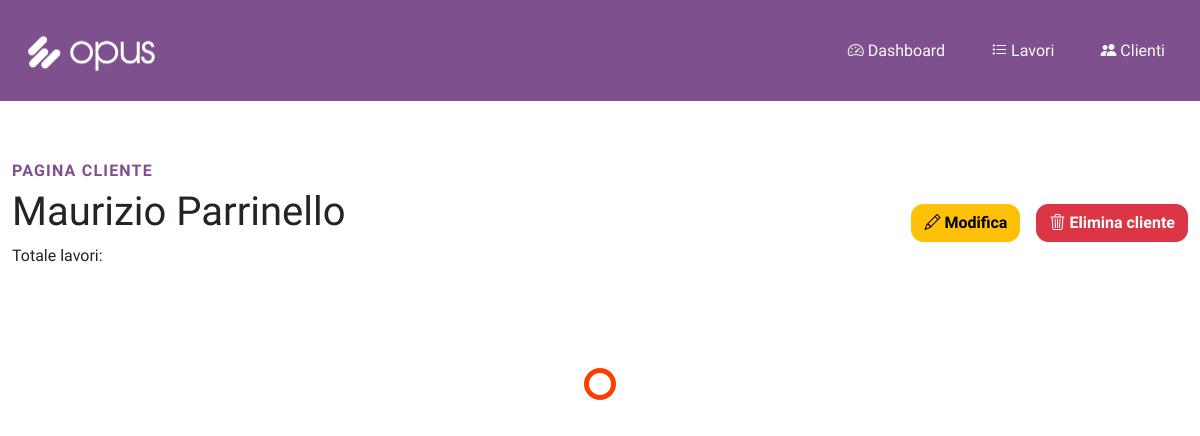
The app's page /clienti/2, older data.
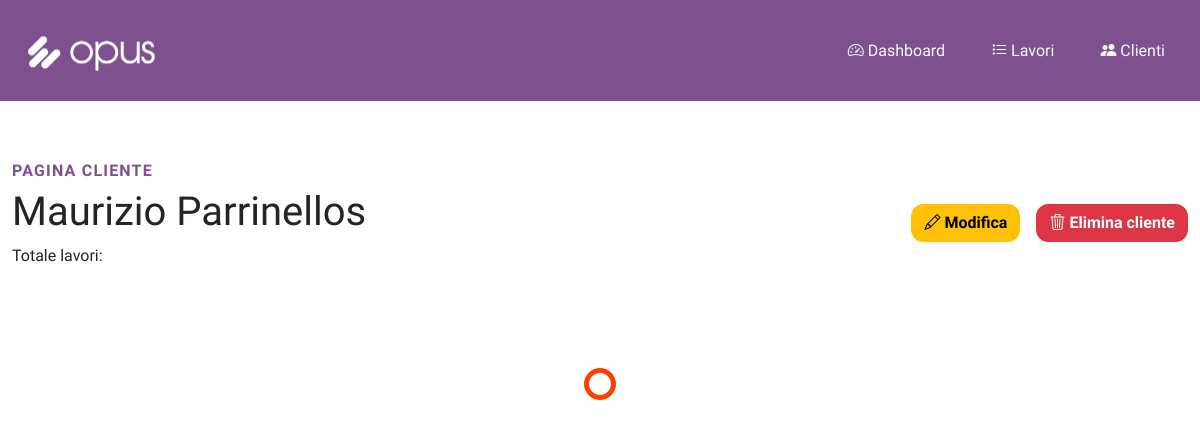
The same page, newer data.
### app.py (models this page shows, shortened)
class Cliente(db.Model):
    __tablename__ = "clienti"
    id = db.Column(db.Integer, primary_key=True)
    name = db.Column(db.String(100), nullable=False)
    email = db.Column(db.String(100), nullable=False)
    telefono = db.Column(db.String(20), nullable=False)
    lavori = db.relationship(
        "Lavoro", backref="cliente", lazy=True, cascade="all, delete, delete-orphan"
    )
    note = db.Column(db.Text, nullable=True)
    colore = db.Column(db.String(20), nullable=True)

### app.py (the view)
@app.route("/clienti/<int:cliente_id>")
def cliente_page(cliente_id):
    cliente = Cliente.query.get_or_404(cliente_id)
    return render_template("cliente.html", cliente=cliente)

### templates/cliente.html (shortened to what this page needs)
{% extends "base.html" %}
{% block content %}
<div id="clientePage" data-cliente-id="{{ cliente.id }}" v-cloak>
    <div class="row mx-auto w-100 display-flex align-items-center justify-content-space-between">
        <div class="col-4 px-0">
            <h6 class="fw-bold text-primary" style="letter-spacing: 1.2px;">PAGINA CLIENTE</h6>
            <h1>{{ cliente.name }}</h1>
            <p>Totale lavori: <span class="fw-bold">[[ cliente.count_lavori ]]</span></p>
        </div>
        <div class="col-8 d-inline-flex justify-content-end px-0">
            <a href="{{ url_for('cliente_edit', cliente_id = cliente.id)}}">
                <button class="btn btn-warning me-3 fw-bold"><span><i
                            class="bi bi-pencil"></i></span>&nbsp;Modifica</button>
            </a>
            <button onclick="clickForDeleteCliente(event, {{ cliente.id }})" class="btn btn-danger fw-bold"><span><i
                        class="bi bi-trash3"></i></span>&nbsp;Elimina cliente</button>
        </div>
    </div>
    <div v-if="loading" style="height: 200px!important;"
        class="d-flex container w-100 align-items-center justify-content-center">
        <span class="loader mx-auto d-flex align-items-center justify-content-center"></span>
    </div>
</div>
{% endblock %}

### templates/base.html (shortened to what this page needs)
<!DOCTYPE html>
<html lang="it">
<head>
    <link rel="stylesheet" href="https://cdn.jsdelivr.net/npm/bootstrap@5.3.3/dist/css/bootstrap.min.css"
>
    <link rel="stylesheet" href="https://cdn.jsdelivr.net/npm/bootstrap-icons@1.13.1/font/bootstrap-icons.min.css">
    <link rel="stylesheet" href="{{ url_for('static', filename='css/style.css') }}">
</head>
<body>
    {% include '_navbar.html' %}
    <main class="container" style="margin-top: 60px!important;">
        {% block content %}
        {% endblock %}
    </main>
</body>
</html>

### templates/_navbar.html (shortened to what this page needs)
<nav class="navbar navbar-expand-lg navbar-dark bg-primary d-none d-lg-flex">
    <div class="container d-inline-flex justify-content-space-between">
        <a class="navbar-brand" href="">
            <img class="mobile-nav-logo px-0" src="{{ url_for('static', filename='img/Logo_W.png')}}" alt="">
        </a>
        <div class="collapse navbar-collapse">
            <ul class="navbar-nav ms-auto mb-2 mb-lg-0">
                <li class="nav-item"><a class="nav-link text-light fw-medium" href="{{ url_for('index') }}">
                        <i class="bi bi-speedometer2"></i>&nbsp;Dashboard</a></li>
                        <li class="nav-item"><a class="nav-link text-light fw-medium" href="{{ url_for('lavori') }}">
                                <i class="bi bi-list-task"></i>&nbsp;Lavori</a></li>
                        <li class="nav-item"><a class="nav-link text-light fw-medium" href="{{ url_for('clienti') }}">
                                <i class="bi bi-people-fill"></i>&nbsp;Clienti</a></li>
            </ul>
        </div>
    </div>
</nav>

### static/css/style.css (style rules this page uses)
* { font-family: "Google Sans", sans-serif !important; }
body { opacity: 1; transition: opacity 0.1s ease-in; }
.desktop-nav-logo, .mobile-nav-logo { padding: 1rem !important; }
.container { max-width: 1380px !important; }
.bg-primary { background-color: #7e508d !important; }
.text-primary { color: #7e508d !important; }
.btn { border-radius: 12px !important; font-weight: bold; }
.desktop-nav-logo, .mobile-nav-logo { max-width: 160px; height: auto; }
.nav-link { margin-left: 15px; margin-right: 15px; }
.loader { width: 48px; height: 48px; border-radius: 50%; position: relative; animation: rotate 1s linear infinite }
.loader::before, .loader::after { content: ""; box-sizing: border-box; position: absolute; inset: 0px; border-radius: 50%; border: 5px solid #FFF; animation: prixClipFix 2s linear infinite; }
.loader::after { inset: 8px; transform: rotate3d(90, 90, 0, 180deg); border-color: #FF3D00; }

Row changes from the older to the newer data that the page shows:
changed Cliente: name "Maurizio Parrinello" → "Maurizio Parrinellos"
